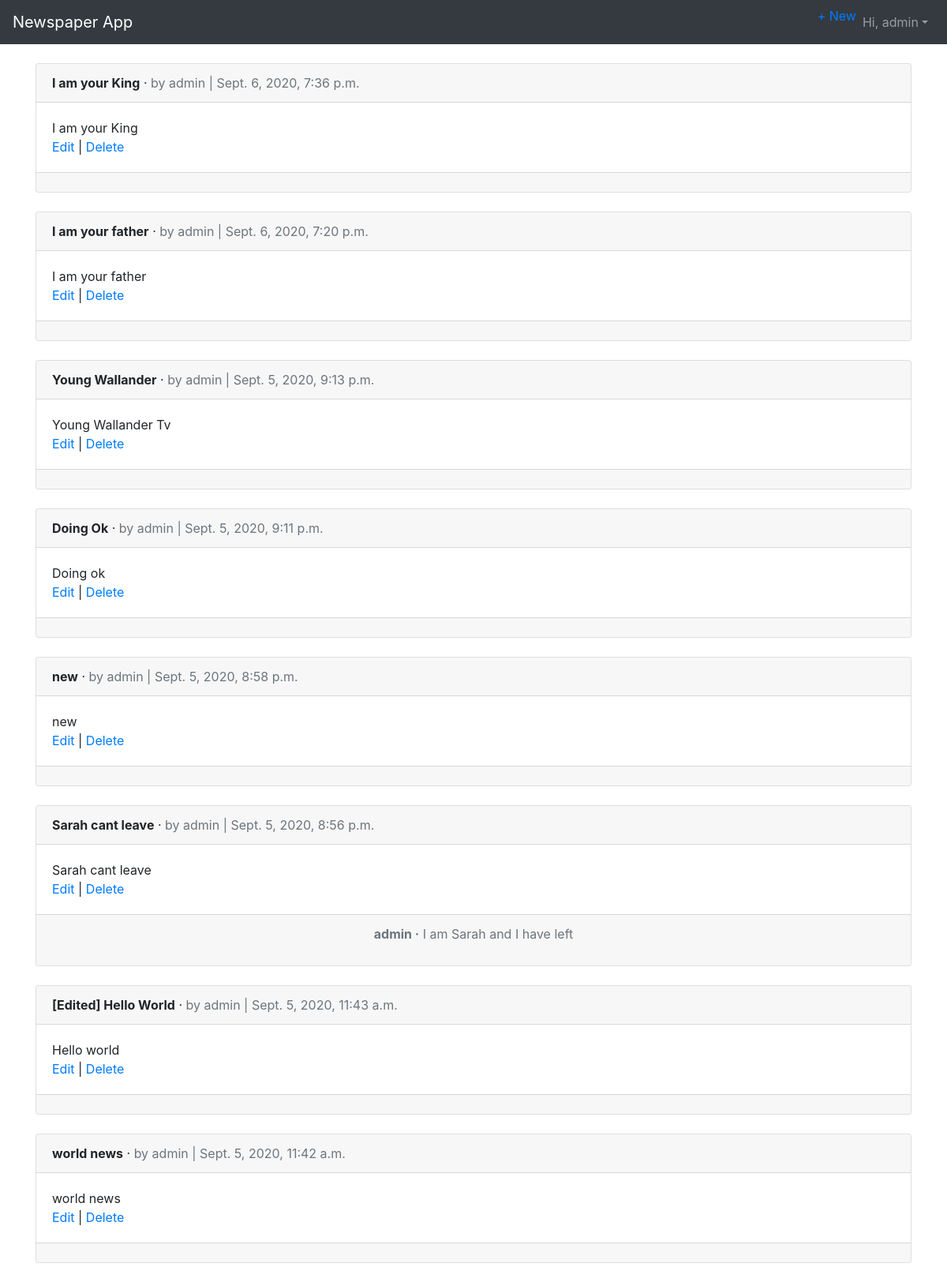
/articles/ (signed in), run on the app's committed database.
### accounts/models.py (models this page shows, shortened)
class CustomUser(AbstractUser):
    age = models.PositiveIntegerField(null=True, blank=True)

### articles/models.py (models this page shows, shortened)
class Article(models.Model):
    title = models.CharField(max_length=255)
    body = models.TextField()
    date = models.DateTimeField(auto_now_add=True)
    author = models.ForeignKey(get_user_model(), on_delete = models.CASCADE)

class Comment(models.Model):
    article = models.ForeignKey(Article, on_delete = models.CASCADE, related_name="comments")
    comment = models.CharField(max_length=140)
    author = models.ForeignKey(get_user_model(), on_delete = models.CASCADE)
    def __str__(self):
        return self.comment

### articles/views.py (the view)
# urls.py: path('', views.ArticleListView.as_view(), name='article_list'),
class ArticleListView(LoginRequiredMixin, ListView):
    model = Article
    template_name = "articles/article_list.html"
    context_object_name = "articles"
    queryset = Article.objects.all().order_by("-date")

### templates/articles/article_list.html (shortened to what this page needs)
{% extends 'base.html' %}
{% load crispy_forms_tags %}
{% block content %}
{% for article in articles %}
<div class="card">
<div class="card-header">
<span class="font-weight-bold">
{{article.title}}</span> &middot;
<span class="text-muted">by
{{article.author}} | {{ article.date }}</span>
</div>
<div class="card-body">
{{article.body}}<br />
<a href="{% url 'article_edit' article.pk %}">Edit</a> | <a href="{% url 'article_delete' article.pk %}">Delete</a>
</div>
<div class="card-footer text-center text-muted">
{% for comment in article.comments.all %}
<p><span class="font-weight-bold">{{comment.author}} &middot;</span>
{{ comment }}
</p>
{% endfor %}
</div>
</div>
<br />
{% endfor %}
{% endblock content %}

### templates/base.html (shortened to what this page needs)
{% load static %}
<!DOCTYPE html>
<html>
<head>
<link rel="stylesheet" href="https://stackpath.bootstrapcdn.com/bootstrap/4.5.2/css/bootstrap.min.css">
</head>
<body>
<nav class="navbar navbar-expand-md navbar-dark bg-dark mb-4">
<a class="navbar-brand" href="{% url 'home' %}">Newspaper App</a>
<div class="collapse navbar-collapse" id="navbarCollapse">
{% if user.is_authenticated %}
<ul class="navbar-nav ml-auto">
<li class="nav-item"><a href="{% url 'create_article' %}">+ New</a></li>
<li class="nav-item">
<a class="nav-link dropdown-toggle" href="#" id="userMenu" data-toggle="dropdown" aria-haspopup="true" aria-expanded="false">
Hi, {{user.username}}</a>
</li>
</ul>
{% else %}
<form class="form-inline ml-auto">
<a href="{% url 'login' %}" class="btn btn-outline-secondary">Log In</a>| <a href="{% url 'signup' %}" class="btn btn-primary ml-2">Sign Up</a>
</form>
{% endif %}
</div>
</nav>
<div class="container">
{% block content %}
{% endblock content %}
</div>
</body>
</html>

### data on the page
CustomUser: username "admin"
Article: title "I am your King", author "admin", date "Sept. 6, 2020, 7:36 p.m.", body "I am your King"
Article: title "I am your father", author "admin", date "Sept. 6, 2020, 7:20 p.m.", body "I am your father"
Article: title "Young Wallander", author "admin", date "Sept. 5, 2020, 9:13 p.m.", body "Young Wallander Tv"
Article: title "Doing Ok", author "admin", date "Sept. 5, 2020, 9:11 p.m.", body "Doing ok"
Article: title "new", author "admin", date "Sept. 5, 2020, 8:58 p.m.", body "new"
Article: title "Sarah cant leave", author "admin", date "Sept. 5, 2020, 8:56 p.m.", body "Sarah cant leave"
Comment: author "admin", comment "I am Sarah and I have left"
Article: title "[Edited] Hello World", author "admin", date "Sept. 5, 2020, 11:43 a.m.", body "Hello world"
Article: title "world news", author "admin", date "Sept. 5, 2020, 11:42 a.m.", body "world news"
